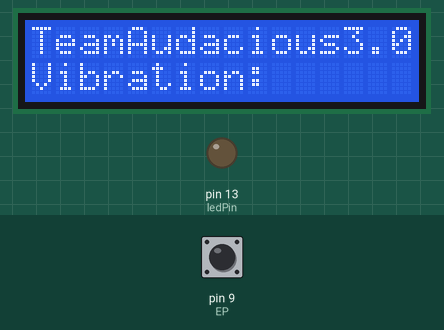
Simulated run of this sketch. Board: Arduino Uno, built with avr-gcc and run on an emulated ATmega328P. Shown: 16×2 character LCD, output pins drawn as LEDs (lit = HIGH). The inputs (shaded band) are chosen by the test bench; at power-on: pin 9 (EP) LOW. What the sketch prints to the serial monitor is not drawn.

Above: at 1.2 s.
1.3 s: pin 9 (EP) pulsed HIGH 2 times (0.12 s each, 0.3 s apart)
At 2.7 s:
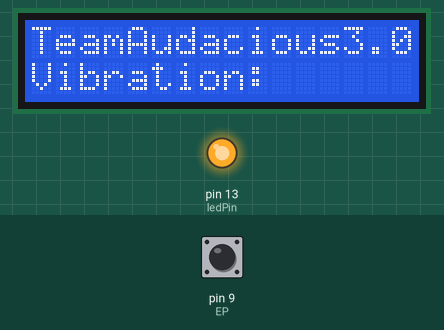
At 13.0 s:
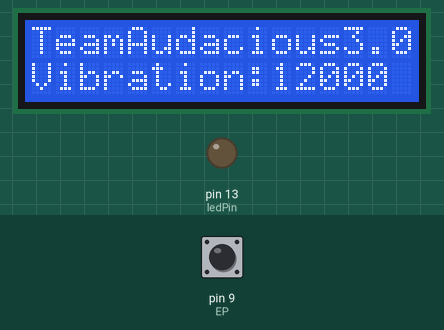
Timing chart, 0 to 13.3 s (numbered marks = the images above; inputs shaded):
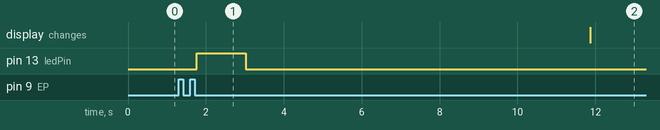

Measured:
- after the input at 1.3 s, pin 13 (ledPin): LOW → HIGH after 0.47 s, → LOW 1.3 s later

The sketch:

Arduino_VibrationSensor.ino
```cpp
//Dheeraj Yadav TeaM Audacious 3.0

/* Vibration sensor connected to Arduino pins as follows:
 Arduino            Vibration Sensor
   D9                    DOut
   GND                   GND
   +5V                   VCC

   D13                Indication LED
*/
#include<LiquidCrystal.h>

LiquidCrystal lcd(12, 11, 5, 4, 3 , 2);

int ledPin = 13;
int EP =9;

void setup(){
  pinMode(ledPin, OUTPUT);
  pinMode(EP, INPUT); //set EP input for measurment
  Serial.begin(9600); //init serial 9600
  Serial.println("----------------------Vibration-Team Audacious3.0------------------------");


lcd.begin(16,2);
lcd.print("TeamAudacious3.0");
lcd.setCursor(0,1);
lcd.print("Vibration:");

digitalWrite(A4, HIGH);
digitalWrite(A3, HIGH);


}
void loop(){
  long a=0;
  for (int q=0;q<10;q++)
  {

    long measurement =TP_init();
  delay(50);
  Serial.print("measurment = ");
  Serial.println(measurement);
  if (measurement > 1000){
    digitalWrite(ledPin, HIGH);
  }
  else{
    digitalWrite(ledPin, LOW);
  }


   a=a+measurement;
   delay(100);
  }
long average=a/10;
Serial.print("average = ");
Serial.println(average);

lcd.setCursor(10,1);
lcd.print(average);

}


long TP_init(){
  delay(100);
  long measurement=pulseIn (EP, HIGH);  //wait for the pin to get HIGH and returns measurement
  return measurement;
}
```
